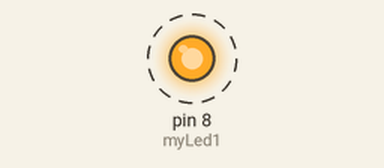
Simulated run of this sketch. Board: Arduino Uno, built with avr-gcc and run on an emulated ATmega328P. Shown: output pins drawn as LEDs (lit = HIGH). Dashed ring = blinking.

Above: at 0.2 s.
Timing chart, 0 to 3.0 s (numbered marks = the images above):
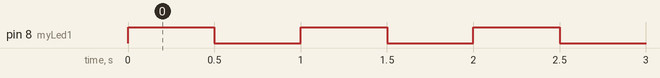

Measured:
- by itself, pin 8 (myLed1): alternates HIGH for 0.50 s and LOW for 0.50 s

The sketch:

class_10_arduino__prof_3.ino.ino
```cpp
int myLed1 = 8; // 1st LED on pin 8

void setup() {
  // set up pin 13 for output (we're going to light it up)
  pinMode(myLed1, OUTPUT);
}

void loop() {

  // output power to pin 13
  digitalWrite(myLed1, HIGH);

  delay(500); // wait half a second

  // stop power to pin 13
  digitalWrite(myLed1, LOW);

  delay(500); // wait half a second


}
```
